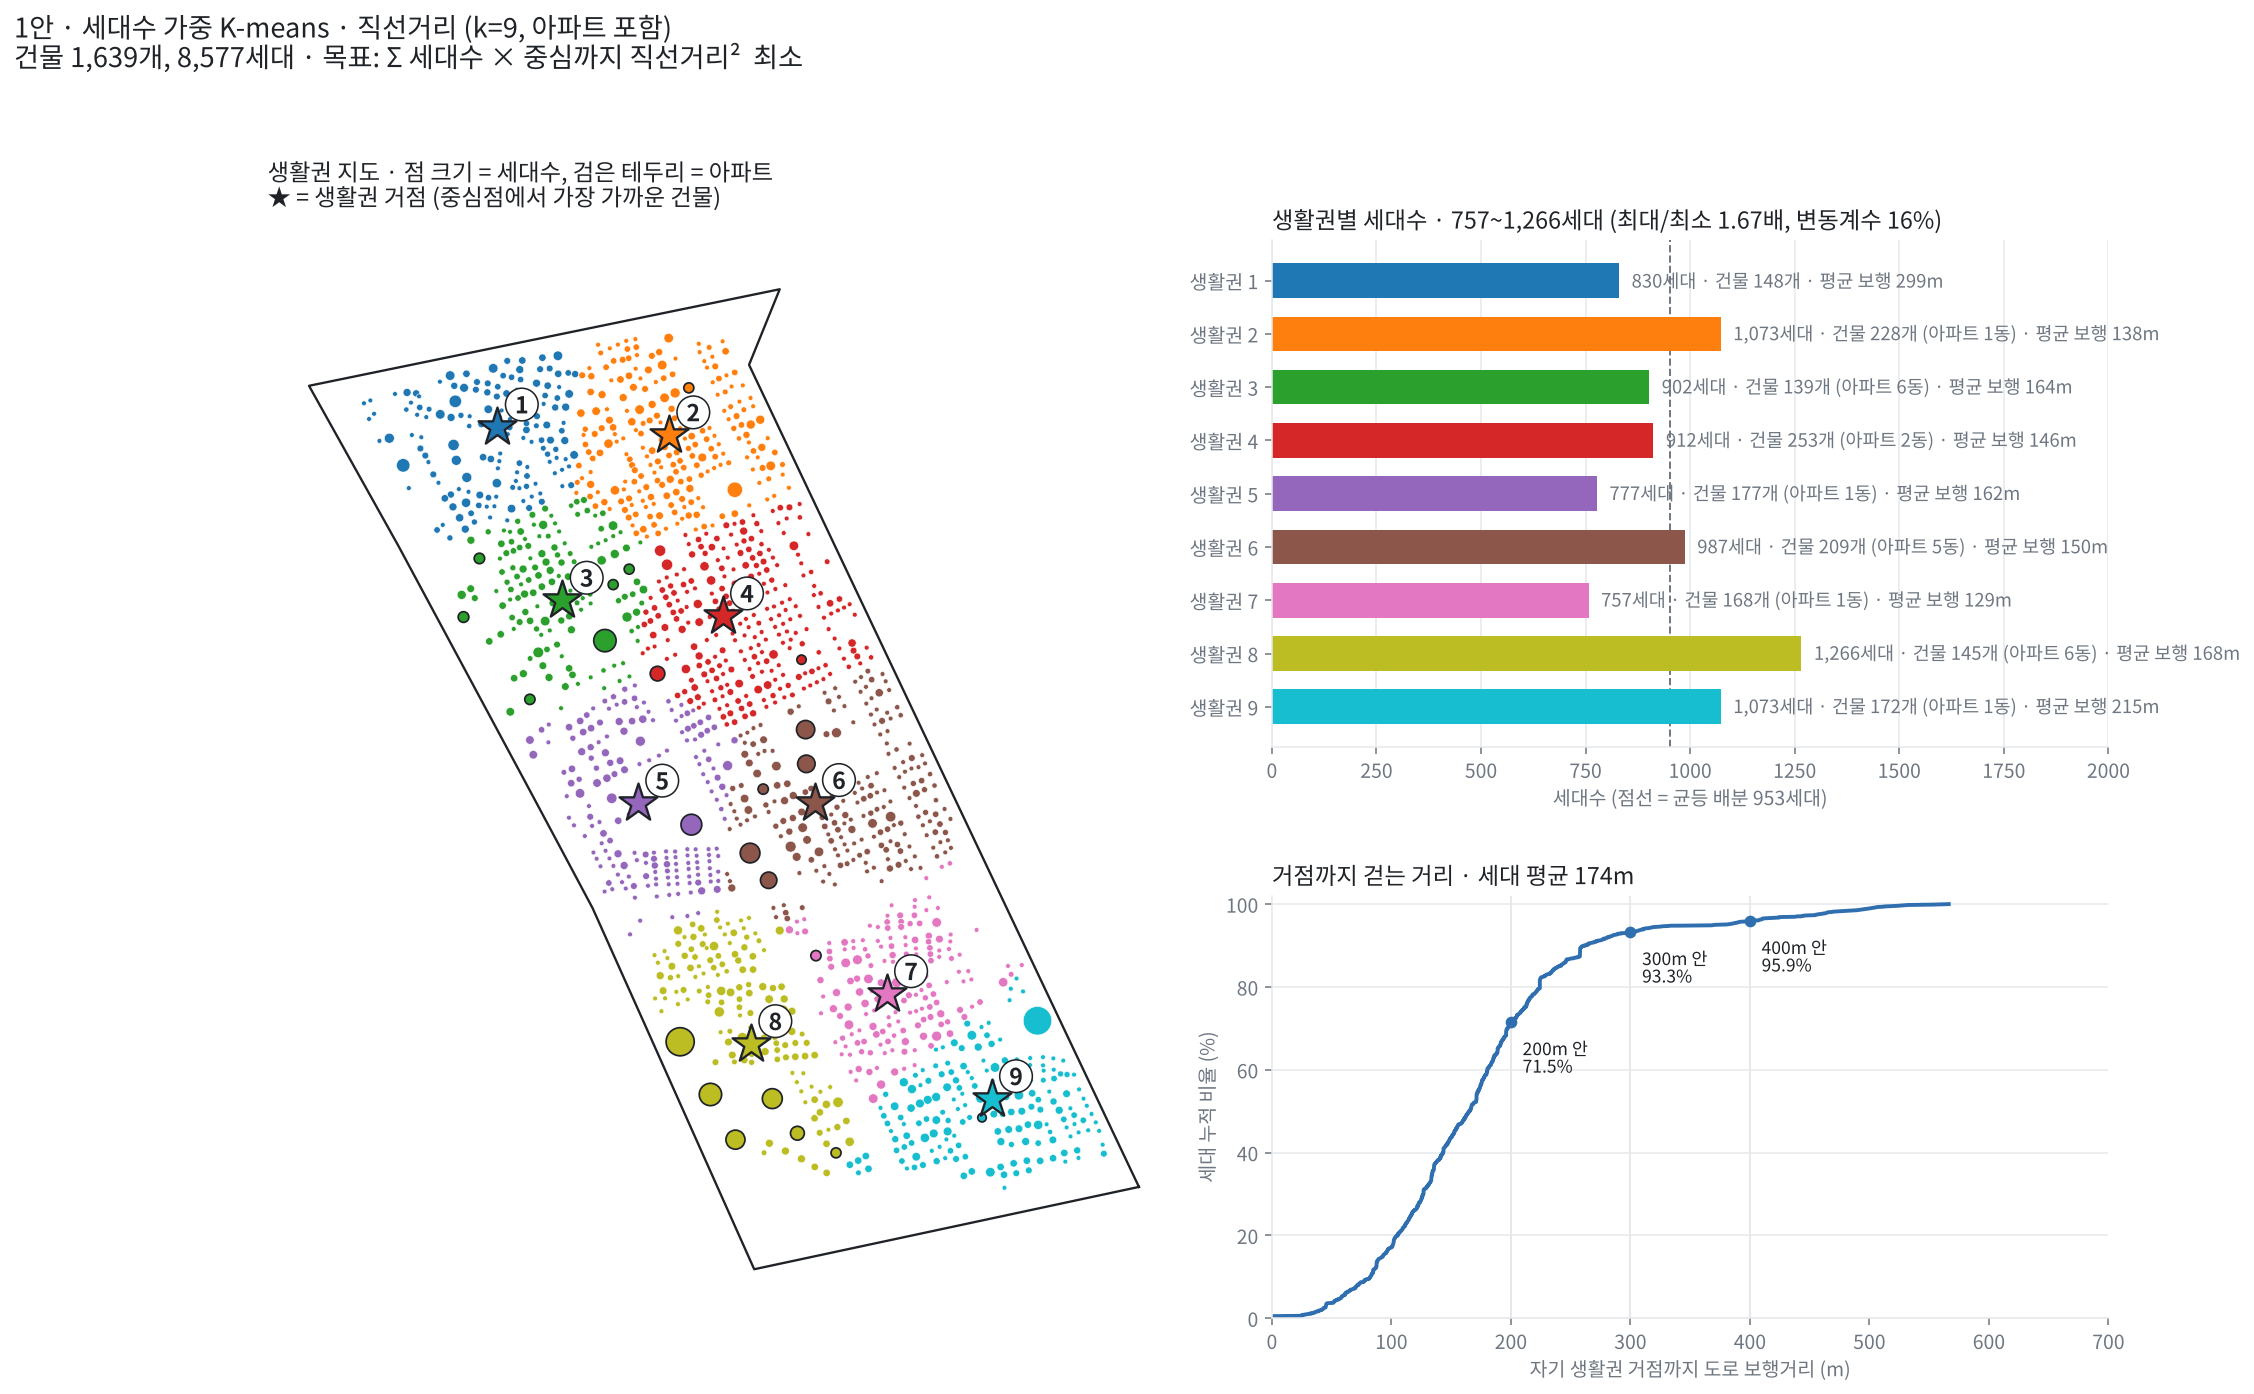

The Python source for this figure:
"""1안: 세대수 가중 K-means (직선거리) 로 생활권 9개 나누기

중심점 = 생활권 세대들의 세대수 가중 평균 위치 (건물이 아닌 좌표 위의 점)
거리   = 건물 사이 직선거리 (x, y, 미터)
목표   = Σ 세대수 × (건물 -> 자기 생활권 중심 직선거리)²  를 최소로
계산   = scikit-learn KMeans (sample_weight = 세대수, 시작점 100번, seed 42)

평가용으로 "중심점에서 가장 가까운 건물"을 거점으로 보고, 세대들이 그 건물까지
도로를 따라 걷는 거리를 2안과 같은 방법으로 계산한다.

실행:  python kmeans_straight.py
입력:  nodes_sinwol1.xlsx (같은 폴더, 1차 정제 결과)
출력:  kmeans_straight.png
"""
from __future__ import annotations

from pathlib import Path

import matplotlib.pyplot as plt
import numpy as np
import pandas as pd
from matplotlib import font_manager
from scipy.sparse import csr_matrix
from scipy.sparse.csgraph import dijkstra
from sklearn.cluster import KMeans

PLAN = "1안"
PLAN_LABEL = "세대수 가중 K-means · 직선거리"
OUTPUT_PNG = "kmeans_straight.png"

ROOT = Path(__file__).resolve().parent
INPUT = ROOT / "nodes_sinwol1.xlsx"
N_ZONES = 9
SEED = 42
N_INIT = 100

# ---------------------------------------------------------------------------
# 1. 데이터
# ---------------------------------------------------------------------------
nodes = pd.read_excel(INPUT, sheet_name="nodes")
edges = pd.read_excel(INPUT, sheet_name="edges")
boundary = pd.read_excel(INPUT, sheet_name="boundary")
XY = nodes[["x", "y"]].to_numpy()
HH = nodes.households.to_numpy().astype(float)
H_TOTAL = int(HH.sum())
N = len(nodes)


# ---------------------------------------------------------------------------
# 2. 모든 건물 쌍의 도로 보행거리 (평가용, 2안과 같은 계산)
#    edges 시트의 150m 이하 보행거리에서 양쪽 건물의 '도로까지 수직거리'를 빼면
#    도로 위에서 이동한 거리만 남는다. 이것을 이어 붙여 최단거리(다익스트라)를 구하고
#    출발·도착 건물의 수직거리를 다시 더하면 모든 건물 쌍의 도로 보행거리가 된다.
# ---------------------------------------------------------------------------
def walk_matrix() -> np.ndarray:
    idx = {nid: i for i, nid in enumerate(nodes.node_id)}
    s = edges.source.map(idx).to_numpy()
    t = edges.target.map(idx).to_numpy()
    snap = nodes.snap_to_road_m.to_numpy()
    on_road = np.maximum(edges.walk_m.to_numpy() - snap[s] - snap[t], 0.01)
    R = dijkstra(csr_matrix((on_road, (s, t)), shape=(N, N)), directed=False)
    D = R + snap[:, None] + snap[None, :]
    np.fill_diagonal(D, 0)
    return D


D = walk_matrix()

# ---------------------------------------------------------------------------
# 3. 세대수 가중 K-means
# ---------------------------------------------------------------------------
km = KMeans(n_clusters=N_ZONES, n_init=N_INIT, random_state=SEED).fit(XY, sample_weight=HH)
raw = km.labels_
cen = km.cluster_centers_
order = np.lexsort((cen[:, 0], -cen[:, 1]))                 # 번호: 북쪽 -> 남쪽
zone = np.array([{o: n + 1 for n, o in enumerate(order)}[l] for l in raw])
centers_xy = cen[order]
# 평가용 거점 = 중심점에서 직선으로 가장 가까운 건물 (자기 생활권 안에서)
hub = np.array([np.where(zone == z)[0][np.argmin(np.hypot(*(XY[zone == z] - centers_xy[z - 1]).T))]
                for z in range(1, N_ZONES + 1)])

# ===========================================================================
# 아래는 2안과 같은 코드 (요약, 그림)
# ===========================================================================
walk_to_hub = D[np.arange(N), hub[zone - 1]]                # 각 건물 -> 자기 생활권 거점 보행거리

rows = []
for z in range(1, N_ZONES + 1):
    m = zone == z
    w = HH[m]
    rows.append({"zone": z, "buildings": int(m.sum()), "households": int(w.sum()),
                 "walk_mean": float(np.average(walk_to_hub[m], weights=w)),
                 "walk_max": float(walk_to_hub[m].max()),
                 "in300": float(w[walk_to_hub[m] <= 300].sum() / w.sum())})
zt = pd.DataFrame(rows)
h = zt.households
cov = {d: float(HH[walk_to_hub <= d].sum() / H_TOTAL) for d in (200, 300, 400)}
wmean = float(np.average(walk_to_hub, weights=HH))
print(f"[{PLAN}] {PLAN_LABEL}")
print(zt.round(1).to_string(index=False))
print(f"세대수 {h.min():,}~{h.max():,} (최대/최소 {h.max() / h.min():.2f}배, 변동계수 {h.std(ddof=0) / h.mean():.1%})")
print(f"거점까지 세대 평균 보행 {wmean:.0f}m, 200m 안 {cov[200]:.1%}, 300m 안 {cov[300]:.1%}, 400m 안 {cov[400]:.1%}")

for f in ["Malgun Gothic", "AppleGothic", "NanumGothic", "Noto Sans CJK KR"]:
    if any(f == x.name for x in font_manager.fontManager.ttflist):
        plt.rcParams["font.family"] = f
        break
plt.rcParams["axes.unicode_minus"] = False
INK, MUTED, GRID = "#1f2328", "#6e7781", "#e6e8eb"
COLORS = [c for i, c in enumerate(plt.get_cmap("tab10").colors) if i != 7]
BAR_MAX = 2000                                    # 1안·2안 막대 눈금을 같게 고정
apt = nodes.is_apartment.to_numpy()


def style(ax):
    ax.spines[["top", "right"]].set_visible(False)
    ax.spines[["left", "bottom"]].set_color(GRID)
    ax.tick_params(colors=MUTED)
    ax.set_axisbelow(True)


fig = plt.figure(figsize=(17, 10), facecolor="white")
gsp = fig.add_gridspec(2, 2, width_ratios=[1.1, 1], height_ratios=[1.2, 1], wspace=0.1, hspace=0.32)

ax = fig.add_subplot(gsp[:, 0])
for z in range(1, N_ZONES + 1):
    m = zone == z
    ax.scatter(XY[m, 0], XY[m, 1], s=5 + HH[m] * 1.2, color=COLORS[z - 1], edgecolors="white", linewidths=0.3)
ax.scatter(XY[apt, 0], XY[apt, 1], s=5 + HH[apt] * 1.2, facecolors="none", edgecolors=INK, linewidths=0.9)
for z in range(1, N_ZONES + 1):
    hx, hy = XY[hub[z - 1]]
    ax.scatter(hx, hy, s=420, marker="*", color=COLORS[z - 1], edgecolors=INK, linewidths=1.2, zorder=6)
    ax.annotate(str(z), (hx, hy), xytext=(9, 7), textcoords="offset points", fontsize=12,
                fontweight="bold", color=INK, zorder=7,
                bbox=dict(boxstyle="circle,pad=0.2", facecolor="white", edgecolor=INK, linewidth=0.8))
for _, part in boundary.groupby("part"):
    ax.plot(part.x, part.y, color=INK, linewidth=1.2)
ax.set_aspect("equal")
ax.set_axis_off()
ax.set_title("생활권 지도 · 점 크기 = 세대수, 검은 테두리 = 아파트\n★ = 생활권 거점 (중심점에서 가장 가까운 건물)",
             loc="left", color=INK, fontsize=12)

ax = fig.add_subplot(gsp[0, 1])
bars = ax.barh([f"생활권 {z}" for z in zt.zone], h, color=COLORS[:N_ZONES], height=0.65)
for b, r in zip(bars, zt.itertuples()):
    n_apt = int((apt & (zone == r.zone)).sum())
    ax.text(b.get_width() + BAR_MAX * 0.015, b.get_y() + b.get_height() / 2,
            f"{r.households:,}세대 · 건물 {r.buildings}개" + (f" (아파트 {n_apt}동)" if n_apt else "")
            + f" · 평균 보행 {r.walk_mean:.0f}m", va="center", fontsize=9.5, color=MUTED)
ax.axvline(H_TOTAL / N_ZONES, color=MUTED, linestyle="--", linewidth=1, zorder=0)
ax.invert_yaxis()
ax.set_xlim(0, BAR_MAX)
ax.set_xlabel(f"세대수 (점선 = 균등 배분 {H_TOTAL / N_ZONES:,.0f}세대)", color=MUTED)
ax.grid(axis="x", color=GRID)
ax.set_title(f"생활권별 세대수 · {h.min():,}~{h.max():,}세대 (최대/최소 {h.max() / h.min():.2f}배, "
             f"변동계수 {h.std(ddof=0) / h.mean():.0%})", loc="left", color=INK, fontsize=12)
style(ax)

ax = fig.add_subplot(gsp[1, 1])
o = np.argsort(walk_to_hub)
ax.plot(walk_to_hub[o], np.cumsum(HH[o]) / H_TOTAL * 100, color="#2f6fb0", linewidth=2)
for d in (200, 300, 400):
    ax.axvline(d, color=GRID, linewidth=1, zorder=0)
    ax.annotate(f"{d}m 안\n{cov[d] * 100:.1f}%", (d, cov[d] * 100), xytext=(6, -26), textcoords="offset points",
                fontsize=9, color=INK)
    ax.scatter(d, cov[d] * 100, s=25, color="#2f6fb0", zorder=5)
ax.set_xlim(0, 700)
ax.set_ylim(0, 102)
ax.set_xlabel("자기 생활권 거점까지 도로 보행거리 (m)", color=MUTED)
ax.set_ylabel("세대 누적 비율 (%)", color=MUTED)
ax.grid(axis="y", color=GRID)
ax.set_title(f"거점까지 걷는 거리 · 세대 평균 {wmean:.0f}m", loc="left", color=INK, fontsize=12)
style(ax)

fig.suptitle(f"{PLAN} · {PLAN_LABEL} (k={N_ZONES}, 아파트 포함)\n"
             f"건물 {N:,}개, {H_TOTAL:,}세대 · 목표: Σ 세대수 × 중심까지 직선거리²  최소",
             x=0.02, y=1.0, ha="left", va="bottom", fontsize=14, color=INK)
fig.savefig(ROOT / OUTPUT_PNG, dpi=140, bbox_inches="tight")
print("saved", OUTPUT_PNG)
